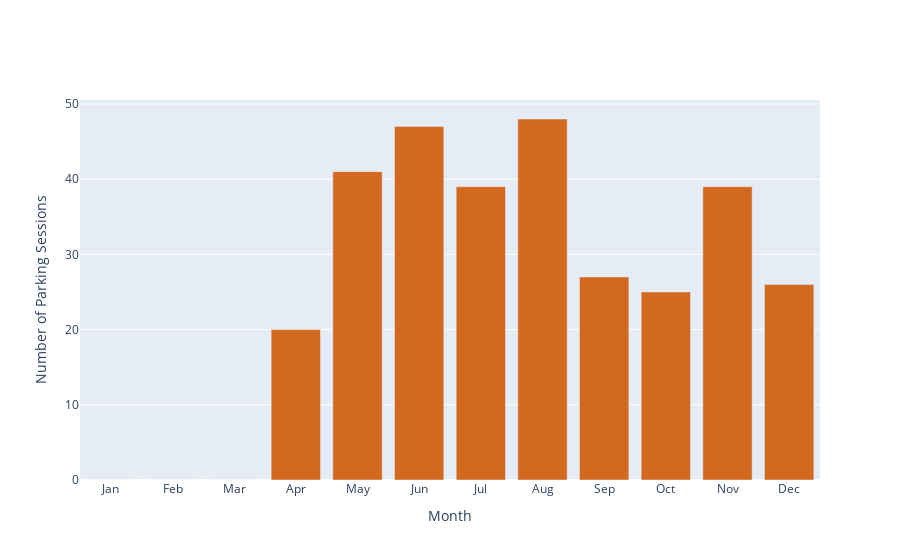

Notebook cell for this chart:
### Markdown cell above
### 4.1. Distribution of parking sessions by months

### Code cell
plot_bar(df1, "month", colour='chocolate')

### Figure 1 — Plotly figure (JSON) as saved in the notebook; plotly's stock layout.template omitted (floating-point values rounded to 4 significant figures)
{"data": [{"marker": {"color": "chocolate"}, "type": "bar", "x": ["Jan", "Feb", "Mar", "Apr", "May", "Jun", "Jul", "Aug", "Sep", "Oct", "Nov", "Dec"], "y": [0, 0, 0, 20, 41, 47, 39, 48, 27, 25, 39, 26]}], "layout": {"title": {"text": ""}, "xaxis": {"title": {"text": "Month"}}, "yaxis": {"title": {"text": "Number of Parking Sessions"}}}}
